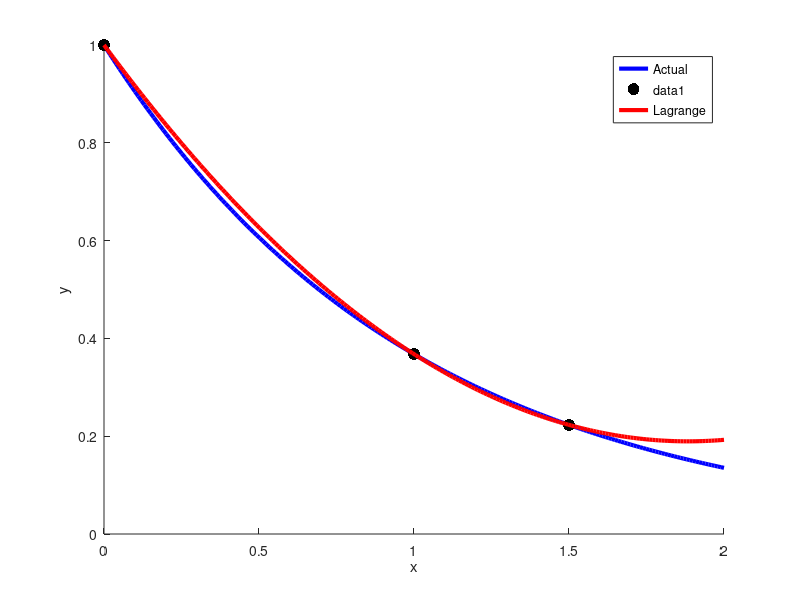

MATLAB code for this plot:
function p2

clear all;
close all;
hold on;

% Constants used for testing.
h = 0.5;
x0 = 1.0;

% Example function to test our interpolation method.
f = @(x) e .^ (-x);
_x = linspace(0, 2, 200);

% List of our interpolation points.
x = [x0 - 2*h, x0, x0 + h];

% Plot our actual curve, and the points we are interpolating around.
hold on;
plot(_x, f(_x), 'b', 'DisplayName', 'Actual', 'LineWidth', 3);
scatter(x, f(x), 75, 'k', 'filled');

% Next define the components of our interpolating function.
F0 = f(x0 - 2*h);
F1 = f(x0);
F2 = f(x0 + h);

L0 = @(x) (x - x0) .* (x - x0 - h) .* (1 / (6 * (h .^ 2)));
L1 = @(x) (x - x0 + 2 * h) .* (x - x0 - h) .* (1 / (-2 * (h .^ 2)));
L2 = @(x) (x - x0 + 2 * h) .* (x - x0) .* (1 / (3 * (h .^ 2)));

% Here is the actual interpolating polynomial.
P = @(x) F0 * L0(x) + F1 * L1(x) + F2 * L2(x);
plot(_x, P(_x), 'r', 'DisplayName', 'Lagrange', 'LineWidth', 3);

legend('show');
xlabel('x');
ylabel('y');

end
